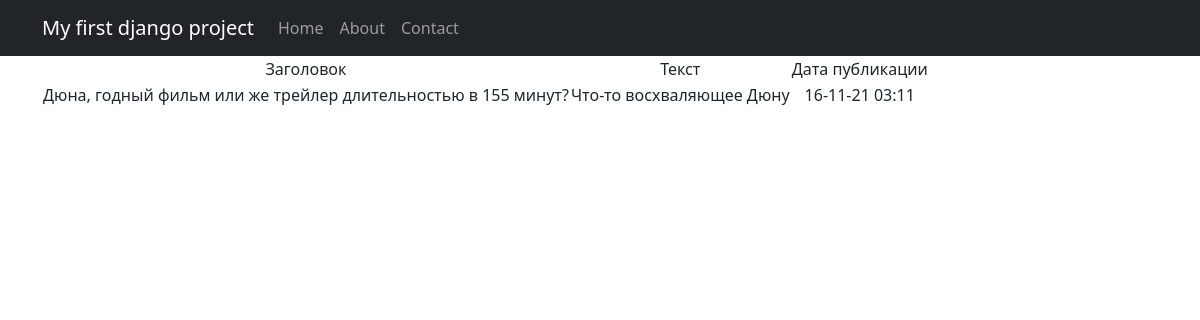
Screenshot of /news/1 with the database file from the repository.
### news/models.py (models this page shows, shortened)
class Post(models.Model):
    article = 'A'
    news = 'N'
    POST_TYPE = [
        (article, "Статья"),
        (news, "Новость")
    ]
    author = models.ForeignKey(Author, on_delete=models.CASCADE)
    post_type = models.CharField(max_length=1, choices=POST_TYPE, default=article)
    creation_date = models.DateTimeField(auto_now_add=True)
    categories = models.ManyToManyField(Category, through='PostCategory')
    title = models.CharField(max_length=256)
    text = models.TextField()
    rating = models.IntegerField(default=0)

### news/views.py (the view)
# urls.py: path('<int:pk>', NewsDetail.as_view()),
class NewsDetail(DetailView):
    model = Post
    template_name = 'post.html'
    context_object_name = 'post'

### news/templatetags/custom_filters.py (called while the page is built)
@register.filter(name='censor')
def censor(text):
    censored_text = ""
    punct_mark = ""
    for word in text.split():
        while not word[-1].isalpha():
            punct_mark = word[-1] + punct_mark
            if len(word) == 1:
                word = ""
                break
            word = word[:-1]
        if word.lower() in CENSOR_LIST:
            word = "*" * len(word)
        censored_text += word + punct_mark + " "
        punct_mark = ""
    return censored_text

### templates/post.html (shortened to what this page needs)
{% extends 'flatpages/default.html' %}
{% load custom_filters %}
{% block content %}
    <table>
        <tr>
            <td>
                Заголовок
            </td>
            <td>
                Текст
            </td>
            <td>
                Дата публикации
            </td>
        </tr>
        <tr>
            <td>
                {{ post.title|censor }}
            </td>
            <td>
                {{ post.text|censor|truncatechars:50 }}
            </td>
            <td>
                {{ post.creation_date|date:"d-m-y h:m" }}
            </td>
        </tr>
    </table>
{% endblock content %}

### rows the page displays
Post: title|censor "Дюна, годный фильм или же трейлер длительностью в 155 минут?", text|censor "Что-то восхваляющее Дюну", creation_date "16-11-21 03:11"
